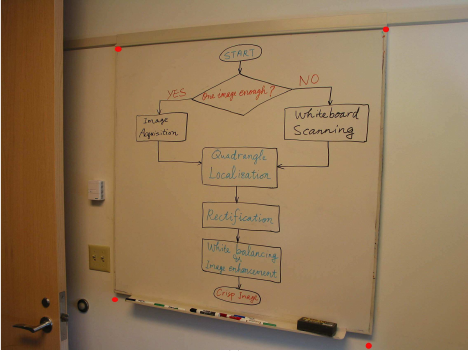
#> input picture dunk.png, 468 x 351 px
$ python tests2.py
#> lines starting #> are read from the running program, lines starting #| are printed output that depends on the picture
import cv2
import numpy as np
from matplotlib import pyplot as plt

BLUE = [255,0,0]

img1 = cv2.imread('dunk.png')
#> img1 is the input picture: shape (351, 468, 3); mean B, G, R 85.4, 118.6, 145.9

replicate = cv2.copyMakeBorder(img1,10,10,10,10,cv2.BORDER_REPLICATE)
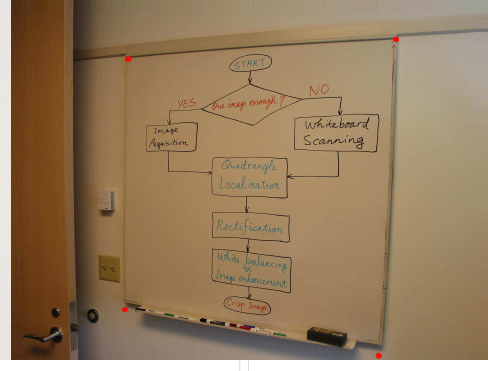
#> replicate: shape (371, 488, 3); mean B, G, R 93.8, 125.1, 150.8
reflect = cv2.copyMakeBorder(img1,10,10,10,10,cv2.BORDER_REFLECT)
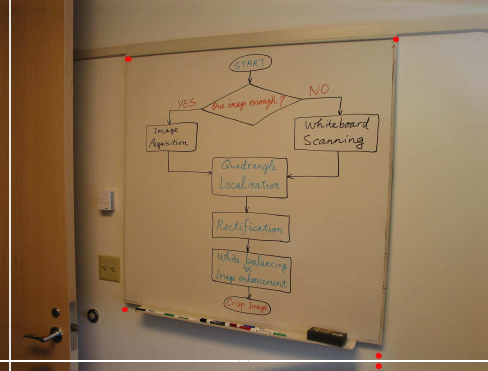
#> reflect: shape (371, 488, 3); mean B, G, R 86.1, 118.4, 145.2
reflect101 = cv2.copyMakeBorder(img1,10,10,10,10,cv2.BORDER_REFLECT_101)
wrap = cv2.copyMakeBorder(img1,10,10,10,10,cv2.BORDER_WRAP)
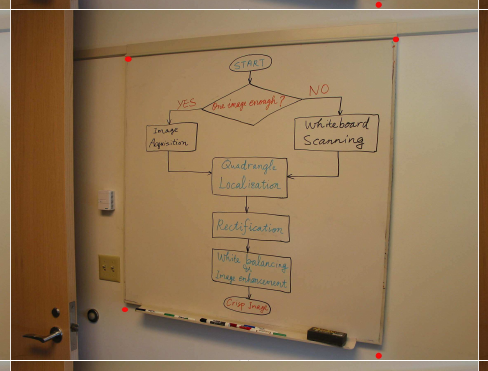
#> wrap: shape (371, 488, 3); mean B, G, R 86.1, 118.4, 145.2
constant= cv2.copyMakeBorder(img1,10,10,10,10,cv2.BORDER_CONSTANT,value=BLUE)
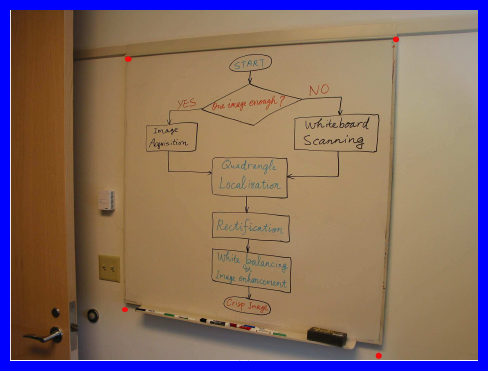
#> constant: shape (371, 488, 3); mean B, G, R 101.1, 107.6, 132.4

plt.subplot(231),plt.imshow(img1,'gray'),plt.title('ORIGINAL')
plt.subplot(232),plt.imshow(replicate,'gray'),plt.title('REPLICATE')
plt.subplot(233),plt.imshow(reflect,'gray'),plt.title('REFLECT')
plt.subplot(234),plt.imshow(reflect101,'gray'),plt.title('REFLECT_101')
plt.subplot(235),plt.imshow(wrap,'gray'),plt.title('WRAP')
plt.subplot(236),plt.imshow(constant,'gray'),plt.title('CONSTANT')

plt.show()
#> figure, not shown here; B, G, R data is drawn as R, G, B

$ run again, with 02.jpg saved as dunk.png
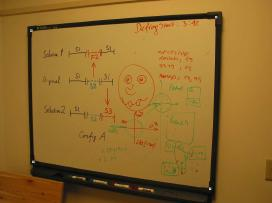
#> input picture 02.jpg, 272 x 203 px
#> img1 is the input picture: shape (203, 272, 3); mean B, G, R 44, 107.7, 145.4
#> `wrap = cv2.copyMakeBorder(img1,10,10,10,10,cv2.BORDER_WRAP)`:
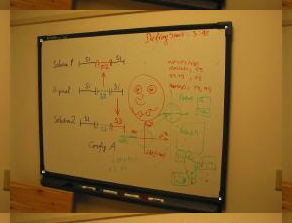
#> wrap: shape (223, 292, 3); mean B, G, R 42.4, 105.6, 143.8
#> `constant= cv2.copyMakeBorder(img1,10,10,10,10,cv2.BORDER_CONSTANT,valu..`:
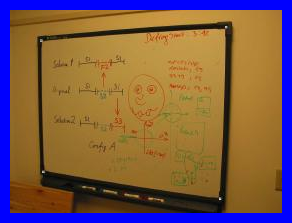
#> constant: shape (223, 292, 3); mean B, G, R 76.1, 91.3, 123.3
